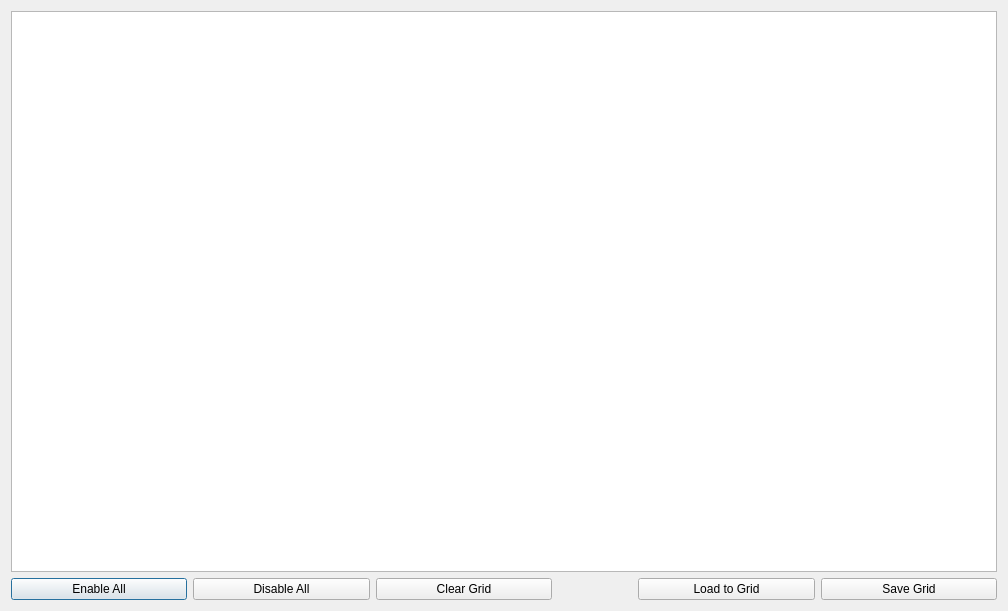
<?xml version="1.0" encoding="UTF-8"?>
<ui version="4.0">
 <class>FrameSenderWindow</class>
 <widget class="QDialog" name="FrameSenderWindow">
  <property name="geometry">
   <rect>
    <x>0</x>
    <y>0</y>
    <width>1008</width>
    <height>611</height>
   </rect>
  </property>
  <property name="windowTitle">
   <string>Frame Sender</string>
  </property>
  <layout class="QVBoxLayout" name="verticalLayout">
   <item>
    <widget class="QTableWidget" name="tableSender">
     <property name="alternatingRowColors">
      <bool>true</bool>
     </property>
    </widget>
   </item>
   <item>
    <layout class="QHBoxLayout" name="horizontalLayout">
     <item>
      <widget class="QPushButton" name="pushButton_2">
       <property name="text">
        <string>Enable All</string>
       </property>
      </widget>
     </item>
     <item>
      <widget class="QPushButton" name="pushButton_3">
       <property name="text">
        <string>Disable All</string>
       </property>
      </widget>
     </item>
     <item>
      <widget class="QPushButton" name="pushButton_5">
       <property name="text">
        <string>Clear Grid</string>
       </property>
      </widget>
     </item>
     <item>
      <spacer name="horizontalSpacer">
       <property name="orientation">
        <enum>Qt::Horizontal</enum>
       </property>
       <property name="sizeType">
        <enum>QSizePolicy::Fixed</enum>
       </property>
       <property name="sizeHint" stdset="0">
        <size>
         <width>80</width>
         <height>20</height>
        </size>
       </property>
      </spacer>
     </item>
     <item>
      <widget class="QPushButton" name="pushButton_4">
       <property name="text">
        <string>Load to Grid</string>
       </property>
      </widget>
     </item>
     <item>
      <widget class="QPushButton" name="pushButton">
       <property name="text">
        <string>Save Grid</string>
       </property>
      </widget>
     </item>
    </layout>
   </item>
  </layout>
 </widget>
 <resources/>
 <connections/>
</ui>
